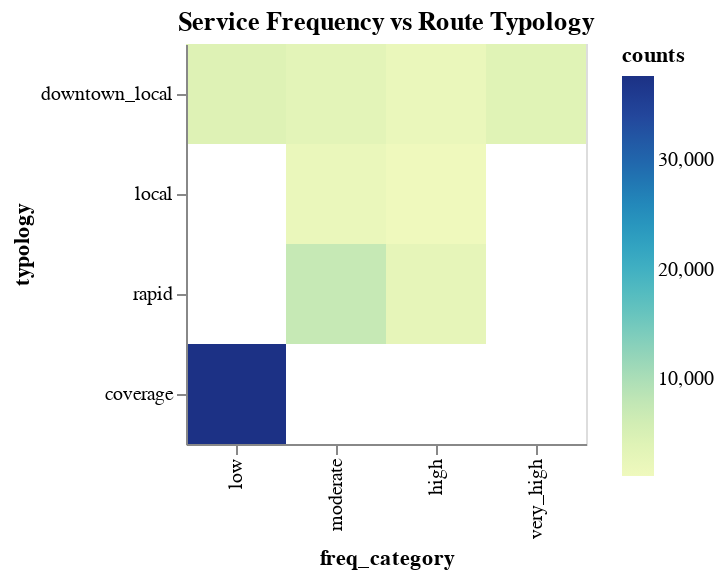

The notebook cell saved with this chart:
### Code cell
alt.renderers.enable("html")
alt.data_transformers.enable('default', max_rows=None)

chart = (alt.Chart(df)
 .mark_rect()
 .encode(
    x=alt.X(
        'freq_category:O', 
        sort=["low", "moderate", "high", "very_high"]
    ),
    y=alt.Y(
        'typology:O', 
        sort=["downtown_local", "local", "rapid", "coverage"]
    ),
    color=alt.Color('counts:Q', scale=alt.Scale()),
    tooltip = ["freq_category", "typology", "counts"]
).properties(
     width=200, height=200, 
     title="Service Frequency vs Route Typology"
 )
)

chart

### Figure 1 — Vega-Lite specification as saved in the notebook (floating-point values rounded to 4 significant figures)
{"config": {"view": {"continuousWidth": 300, "continuousHeight": 300}}, "data": {"name": "data-d31ec1c783db76e0b3920be706f7ac20"}, "mark": {"type": "rect"}, "encoding": {"color": {"field": "counts", "scale": {}, "type": "quantitative"}, "tooltip": [{"field": "freq_category", "type": "nominal"}, {"field": "typology", "type": "nominal"}, {"field": "counts", "type": "quantitative"}], "x": {"field": "freq_category", "sort": ["low", "moderate", "high", "very_high"], "type": "ordinal"}, "y": {"field": "typology", "sort": ["downtown_local", "local", "rapid", "coverage"], "type": "ordinal"}}, "height": 200, "title": "Service Frequency vs Route Typology", "width": 200, "$schema": "https://vega.github.io/schema/vega-lite/v5.14.1.json", "datasets": {"data-d31ec1c783db76e0b3920be706f7ac20": [{"freq_category": "high", "typology": "downtown_local", "counts": 2022}, {"freq_category": "high", "typology": "local", "counts": 1102}, {"freq_category": "high", "typology": "rapid", "counts": 2729}, {"freq_category": "low", "typology": "coverage", "counts": 37728}, {"freq_category": "low", "typology": "downtown_local", "counts": 4223}, {"freq_category": "moderate", "typology": "downtown_local", "counts": 3211}, {"freq_category": "moderate", "typology": "local", "counts": 2041}, {"freq_category": "moderate", "typology": "rapid", "counts": 7353}, {"freq_category": "very_high", "typology": "downtown_local", "counts": 3866}]}}
